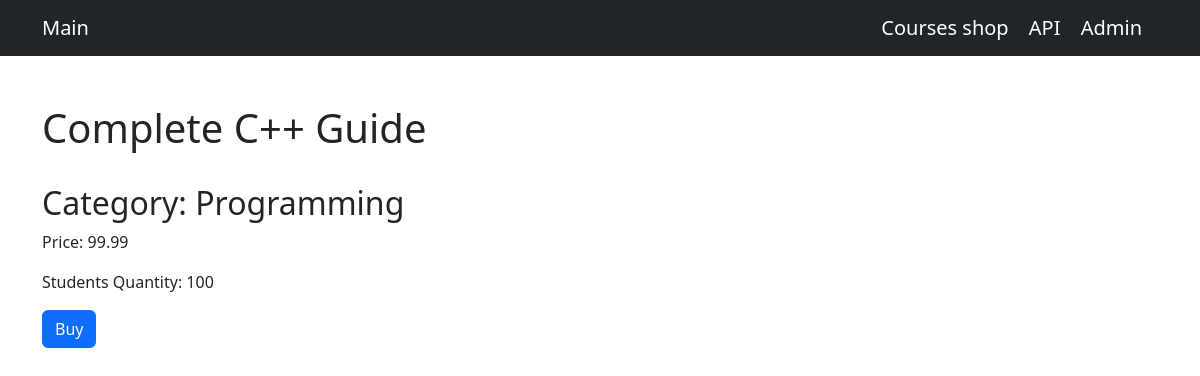
The page /shop/7 on the database its author committed.
### shop/models.py (models this page shows, shortened)
class Course(models.Model):
    title = models.CharField(max_length=255)
    price = models.FloatField()
    students_qty = models.IntegerField()
    reviews_qty = models.IntegerField()
    category = models.ForeignKey(Category, on_delete=models.CASCADE)
    created_at = models.DateTimeField(default=timezone.now)

class Category(models.Model):
    title = models.CharField(max_length=255)
    created_at = models.DateTimeField(default=timezone.now)
    def __str__(self):
        return self.title

### shop/views.py (the view)
# urls.py: path('<int:course_id>', views.single_course, name='single_course')
def single_course(request, course_id):
    try:
        course = Course.objects.get(pk=course_id)
        return render(request, 'shop/single_course.html', {'course': course})
    except Course.DoesNotExist:
        raise Http404()

### templates/shop/single_course.html (shortened to what this page needs)
{% extends "base.html" %}
{% block content %}
<h1 class="mt-5">{{course.title}}</h1>
<br>
<h2>Category: {{course.category}}</h2>
<p>Price: {{course.price}}</p>
<p>Students Quantity: {{course.students_qty}}</p>
<button class="btn btn-primary">Buy</button>
{% endblock %}

### rows shown on the page
Course: title "Complete C++ Guide", category "Programming", price "99.99", students_qty "100"
